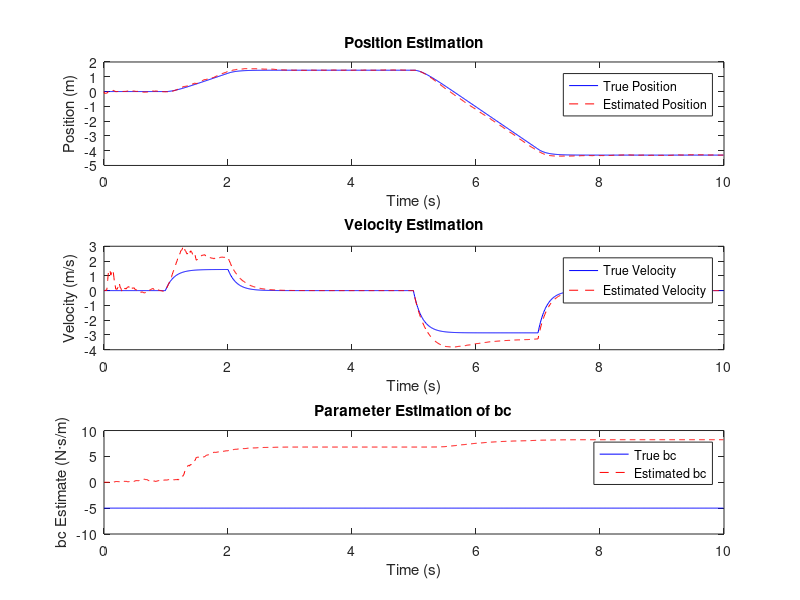

The MATLAB script that drew this image: (Note: this script raises an error after producing the figure.)
% Extended Kalman Filter to Estimate bc in a Mass-Damper System

clear all; close all; clc;

%% System Parameters
m = 1;          % Mass (kg)
b = -2;          % Known damping coefficient (N·s/m)
bc_true = -5;    % True unknown damping coefficient (N·s/m)

%% Time Parameters
dt = 0.01;      % Time step (s)
T = 10;         % Total simulation time (s)
N = T/dt;       % Number of time steps
t = 0:dt:T-dt;  % Time vector

%% Input (Control Force)
u = zeros(1, N);          % Zero input force
u(100:200) = 10;          % Apply a force between t=1s and t=2s
u(500:700) = -20;
%% Process and Measurement Noise
Q = diag([1e-5, 1e-5, 1e-7]);  % Process noise covariance
R = 1e-2;                      % Measurement noise covariance

%% True System Simulation
x_true = zeros(3, N);      % True state vector [p; p_d; bc]
x_true(:,1) = [0; 0; bc_true];  % Initial true state

for k = 1:N-1
    % True system dynamics
    p = x_true(1,k);
    p_d = x_true(2,k);
    bc = x_true(3,k);
    
    % State derivatives
    dp = p_d;
    dp_d = (b*p_d + bc*p_d)/m + u(k)/m;
    dbc = 0;  % bc is constant
    
    % Update states
    x_true(:,k+1) = x_true(:,k) + dt*[dp; dp_d; dbc];
end

%% Measurements (Position with noise)
y = x_true(1,:) + sqrt(R)*randn(1, N);

%% Extended Kalman Filter Initialization
x_est = zeros(3, N);        % Estimated state vector [p; p_d; bc]
x_est(:,1) = [0; 0; 0];     % Iu(100:200) = 10;nitial estimate
P = eye(3);                 % Initial estimate error covariance

%% EKF Implementation
for k = 1:N-1
    % Prediction Step
    % Extract estimates
    p = x_est(1,k);
    p_d = x_est(2,k);
    bc = x_est(3,k);
    
    % State derivatives
    dp = p_d;
    dp_d = (-b*p_d - bc*p_d)/m + u(k)/m;
    dbc = 0;  % bc dynamics
    
    % Predict next state
    x_pred = x_est(:,k) + dt*[dp; dp_d; dbc];
    
    % Jacobian of the system dynamics w.r.t. states
    F = [1, dt, 0;
         0, 1 - dt*(b + bc)/m, -dt*p_d/m;
         0, 0, 1];
     
    % Predict error covariance
    P = F*P*F' + Q;
    
    % Measurement Prediction
    y_pred = x_pred(1);  % Predicted measurement
    
    % Measurement Jacobian
    H = [1, 0, 0];
    
    % Innovation covariance
    S = H*P*H' + R;
    
    % Kalman Gain
    K = P*H'/S;
    
    % Measurement Update
    x_est(:,k+1) = x_pred + K*(y(k+1) - y_pred);
    
    % Update error covariance
    P = (eye(3) - K*H)*P;
end

%% Plot Results
figure;
subplot(3,1,1);
plot(t, x_true(1,:), 'b', t, x_est(1,:), 'r--');
xlabel('Time (s)');
ylabel('Position (m)');
legend('True Position', 'Estimated Position');
title('Position Estimation');

subplot(3,1,2);
plot(t, x_true(2,:), 'b', t, x_est(2,:), 'r--');
xlabel('Time (s)');
ylabel('Velocity (m/s)');
legend('True Velocity', 'Estimated Velocity');
title('Velocity Estimation');

subplot(3,1,3);
plot(t, x_true(3,:), 'b', t, x_est(3,:), 'r--');
xlabel('Time (s)');
ylabel('bc Estimate (N·s/m)');
legend('True bc', 'Estimated bc');
title('Parameter Estimation of bc');

sgtitle('Extended Kalman Filter Estimation Results');

